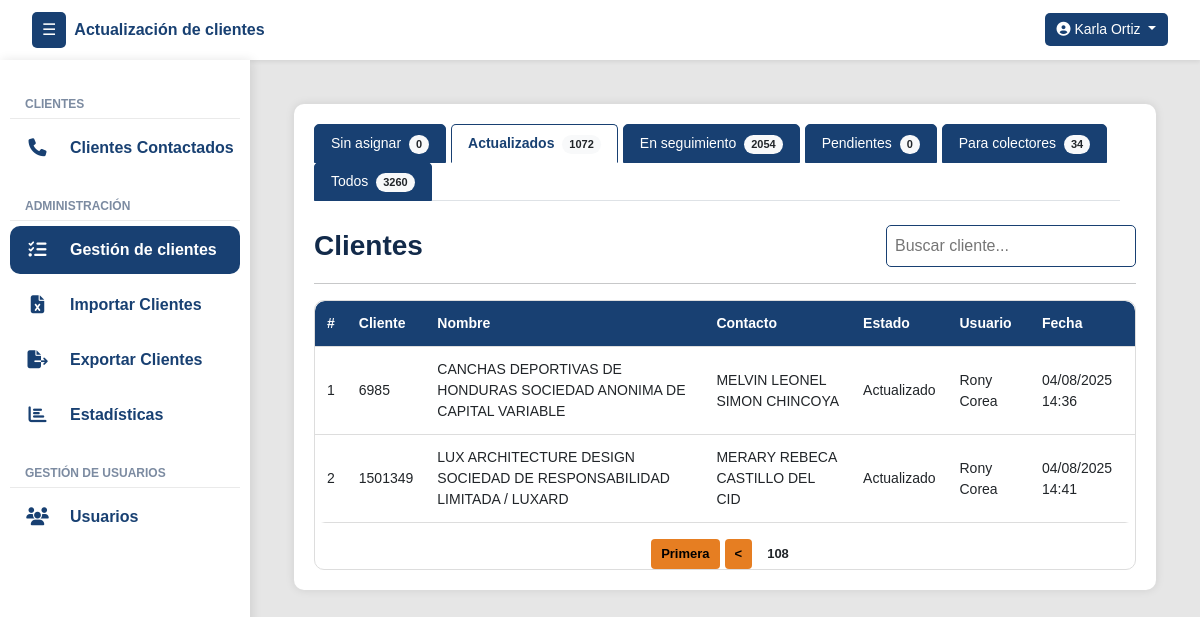
The page /gestion/actualizados/?actualizados=108 (signed in) on the database as committed earlier.
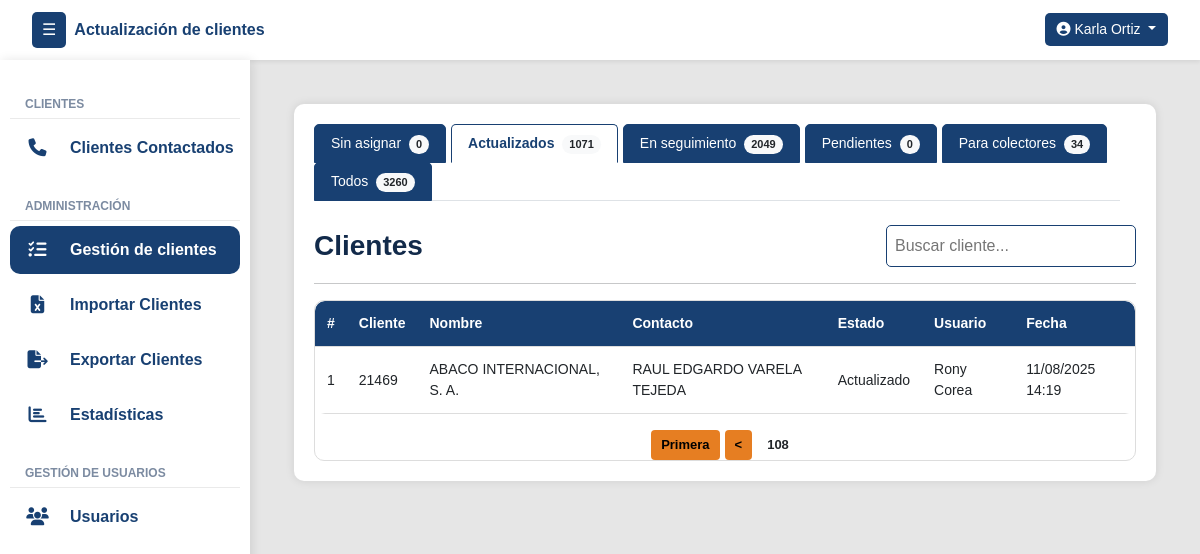
The same page on the database as committed later.
### clientes/models.py (models this page shows, shortened)
class Cliente(models.Model):
    numero_cliente = models.CharField(max_length=50, unique=True)
    nombre_cliente = models.CharField(max_length=255)
    contacto_cliente = models.CharField(max_length=255)
    contacto_cargo = models.CharField(max_length=100, null=True, blank=True)
    telefono_cliente = models.CharField(max_length=50, null=True, blank=True)
    telefono_dos = models.CharField(max_length=50, null=True, blank=True)
    direccion = models.CharField(max_length=255, null=True, blank=True)
    correo = models.CharField(max_length=254, null=True, blank=True)
    estado_actual = models.ForeignKey(EstadoReporte, on_delete=models.SET_NULL, null=True, blank=True, default=1)
    asignado_inicial = models.ForeignKey(User, on_delete=models.SET_NULL, null=True, blank=True, related_name='clientes_asignados_inicialmente')
    asignado_usuario = models.ForeignKey(User, on_delete=models.SET_NULL, null=True, blank=True, related_name='clientes_asignados')
    veces_contactado = models.PositiveIntegerField(default=0)
    sin_contestar = models.PositiveIntegerField(default=0)
    formulario_sin_contestar = models.PositiveIntegerField(default=0)
    ultima_llamada_no_contesto = models.DateTimeField(null=True, blank=True)
    ultimo_envio_formulario = models.DateTimeField(null=True, blank=True)

class EstadoReporte(models.Model):
    nombre = models.CharField(max_length=100, unique=True)
    creado_por = models.ForeignKey(User, on_delete=models.SET_NULL, null=True, blank=True)
    creado_en = models.DateTimeField(auto_now_add=True)
    estado = models.CharField(max_length=50, choices=[('activo', 'Activo'), ('inactivo', 'Inactivo')])
    intentos = models.PositiveIntegerField(default=0)
    genera_movimiento = models.BooleanField(default=True)

class MovimientoEstado(models.Model):
    cliente = models.ForeignKey(Cliente, on_delete=models.CASCADE, related_name='movimientos')
    estado = models.ForeignKey(EstadoReporte, on_delete=models.SET_NULL, null=True)
    actualizado_por = models.ForeignKey(User, on_delete=models.SET_NULL, null=True)
    actualizado_por_admin = models.ForeignKey(User, on_delete=models.SET_NULL, null=True, blank=True, related_name='movimientos_admin')
    fecha_hora = models.DateTimeField(auto_now_add=True)

### clientes/views.py (the view)
# urls.py: path('gestion/actualizados/', vistasClientes.clientes_actualizados_view, name='clientes_actualizados_gestion'),
@login_required
def clientes_actualizados_view(request):
    usuario = request.user
    if not usuario.groups.filter(name__in=["super_admin", "admin_group"]).exists():
        messages.error(request, "Acceso no permitido.")
        return redirect("login")
    hoy = timezone.localdate()
    search_query = request.GET.get("q", "").strip()
    estado_actualizado = EstadoReporte.objects.filter(nombre__iexact="actualizado").first()
    clientes_qs_base = Cliente.objects.filter(
        estado_actual=estado_actualizado,
        movimientos__estado=estado_actualizado
    ).distinct().prefetch_related('movimientos')
    if search_query:
        clientes_qs_base = clientes_qs_base.filter(
            Q(nombre_cliente__icontains=search_query) |
            Q(numero_cliente__icontains=search_query) |
            Q(contacto_cliente__icontains=search_query)
        )
    clientes = paginar_queryset(request, clientes_qs_base, "actualizados")
    estado_pendiente = EstadoReporte.objects.filter(nombre__iexact="pendiente").first()
    estado_no_contesto = EstadoReporte.objects.filter(nombre__iexact="no contestó").first()
    clientes_seguimiento_qs = Cliente.objects.filter(
        estado_actual__in=EstadoReporte.objects.filter(
            genera_movimiento=False
        ).exclude(nombre__iexact="pendiente")
    )
    primer_movimiento_qs = MovimientoEstado.objects.filter(cliente=OuterRef('pk')).order_by('fecha_hora')
    primer_movimiento_estado = Subquery(primer_movimiento_qs.values('estado__nombre')[:1])
    clientes_sin_actualizar_qs = Cliente.objects.annotate(
        primer_estado_nombre=primer_movimiento_estado
    ).filter(
        Q(estado_actual__nombre__iexact="actualizado") & ~Q(primer_estado_nombre__iexact="actualizado")
    )
    actualizados_hoy_qs = Cliente.objects.filter(
        estado_actual__nombre__iexact="actualizado",
        movimientos__estado__nombre__iexact="actualizado",
        movimientos__fecha_hora__date=hoy
    ).distinct()
    clientes_sin_actualizar_hoy_qs = Cliente.objects.annotate(
        primer_estado_nombre=primer_movimiento_estado
    ).filter(
        Q(movimientos__fecha_hora__date=hoy),
        Q(estado_actual__nombre__iexact="actualizado") & ~Q(primer_estado_nombre__iexact="actualizado")
    ).distinct()
    return render(request, 'gestion/gestion.html', {
        "clientes_actualizados": clientes,
        "view_type": "actualizados",
        "search_query": search_query,
        "count_actualizados": clientes_qs_base.count(),
        "count_pendientes": Cliente.objects.filter(estado_actual=estado_pendiente).count(),
        "count_seguimiento": clientes_seguimiento_qs.count(),
        "count_no_contesto": Cliente.objects.filter(estado_actual=estado_no_contesto).count(),
        "count_sin_actualizar": clientes_sin_actualizar_qs.count(),
        "count_actualizados_hoy": actualizados_hoy_qs.count() + clientes_sin_actualizar_hoy_qs.count(),
        "count_sin_asignar": Cliente.objects.filter(asignado_usuario__isnull=True).count(),
        "count_todos": Cliente.objects.count(),
        "count_colectores": Cliente.objects.filter(estado_actual__nombre__iexact="por localizar").count(),
    })

### UpdateTracker/templatetags/group_filters.py (called while the page is built)
@register.filter(name='has_group')
def has_group(user, group_name):
    return user.groups.filter(name=group_name).exists()

### clientes/views.py (called while the page is built)
def paginar_queryset(request, queryset, param, por_pagina=10):
    paginator = Paginator(queryset, por_pagina)
    pagina = request.GET.get(param)
    return paginator.get_page(pagina)

### templates/gestion/gestion.html (shortened to what the changed rows need)
{% extends 'layout/layout.html' %}
{% block content %}
<div class="container">
    <ul class="nav nav-tabs flex-grow-1 me-3" id="clienteTabs" role="tablist">
        <li class="nav-item" role="presentation">
            <a class="nav-link {% if view_type == 'actualizados' %}active{% endif %}" id="actualizados-tab" href="{% url 'clientes_actualizados_gestion' %}" role="tab" aria-controls="actualizados" aria-selected="false">
                Actualizados <span class="badge rounded-pill bg-light text-dark ms-1" id="countActualizados">{{ count_actualizados }}</span>
            </a>
        </li>
        <li class="nav-item" role="presentation">
            <a class="nav-link {% if view_type == 'seguimiento' %}active{% endif %}" id="seguimiento-tab" href="{% url 'clientes_seguimiento_gestion' %}" role="tab" aria-controls="seguimiento" aria-selected="false">
                En seguimiento <span class="badge rounded-pill bg-light text-dark ms-1" id="countSeguimiento">{{ count_seguimiento }}</span>
            </a>
        </li>
    </ul>
    <div class="tab-content mt-4" id="clienteTabsContent">
        {% if view_type == 'sin_asignar' %}
        <div class="tab-pane fade show active" id="sin-asignar" role="tabpanel" aria-labelledby="sin-asignar-tab">
            <div class="d-flex justify-content-between align-items-center mb-3">
                <h3 class="mb-0">Clientes</h3>
                <div class="d-flex" style="gap: 10px;">
                    <form method="get" class="d-flex" style="gap: 10px;">
                        <input type="text" name="q" class="search-box"
                               placeholder="Buscar cliente..."
                               value="{{ search_query|default:'' }}"
                               autocomplete="off">
                        <input type="hidden" name="sin_asignar" value="{{ clientes_sin_asignar.number }}">
                    </form>
                    <button class="btn btn-asignar"
                            data-bs-toggle="modal"
                            data-bs-target="#modalDesasignarPorCantidad"
                            title="Desasignar clientes por lotes">
                        <i class="bi bi-person-dash-fill"></i> Desasignar
                    </button>
                    <button class="btn btn-asignar"
                            data-bs-toggle="modal"
                            data-bs-target="#modalAsignarPorCantidad"
                            title="Asignar clientes por lotes">
                        <i class="bi bi-person-lines-fill"></i> Asignar
                    </button>
                </div>
            </div>
            <hr>
            <div class="table-responsive">
                <table class="styled-table paginable" id="clienteTable">
                    <thead>
                        <tr>
                            <th>#</th>
                            <th>Cliente</th>
                            <th>Nombre</th>
                            <th>Contacto</th>
                            <th>Estado</th>
                            <th>Asignar</th>
                        </tr>
                    </thead>
                    <tbody>
                        {% for cliente in clientes_sin_asignar %}
                        <tr>
                            <td>{{ forloop.counter }}</td>
                            <td>{{ cliente.numero_cliente }}</td>
                            <td>{{ cliente.nombre_cliente }}</td>
                            <td>{{ cliente.contacto_cliente }}</td>
                            <td>{{ cliente.estado_actual.nombre }}</td>
                            <td>
                                <div class="text-center">
                                    <button class="btn btn-sm btn-asignar"
                                            data-bs-toggle="modal"
                                            data-bs-target="#modalAsignarCliente"
                                            onclick="abrirModalAsignarCliente('{{ cliente.id }}', '{{ cliente.nombre_cliente }}')"
                                            title="Asignar cliente">
                                        <i class="bi bi-person-plus-fill"></i>
                                    </button>
                                </div>
                            </td>
                        </tr>
                        {% empty %}
                            <tr>
                                <td colspan="7" class="text-center">No hay clientes sin asignar.</td>
                            </tr>
                        {% endfor %}
                    </tbody>
                </table>
                {% if clientes_sin_asignar.has_other_pages %}
                <div class="pagination mt-3">
                    {% if clientes_sin_asignar.number > 1 %}
                        <a href="?sin_asignar=1{% if search_query %}&q={{ search_query }}{% endif %}" class="btn btn-sm btn-reportar">Primera</a>
                        <a href="?sin_asignar={{ clientes_sin_asignar.previous_page_number }}{% if search_query %}&q={{ search_query }}{% endif %}" class="btn btn-sm btn-reportar">&lt;</a>
                    {% endif %}
                    <span class="btn btn-sm btn-reportar active">{{ clientes_sin_asignar.number }}</span>
                    {% if clientes_sin_asignar.number < clientes_sin_asignar.paginator.num_pages %}
                        <a href="?sin_asignar={{ clientes_sin_asignar.next_page_number }}{% if search_query %}&q={{ search_query }}{% endif %}" class="btn btn-sm btn-reportar">&gt;</a>
                        <a href="?sin_asignar={{ clientes_sin_asignar.paginator.num_pages }}{% if search_query %}&q={{ search_query }}{% endif %}" class="btn btn-sm btn-reportar">Última</a>
                    {% endif %}
                </div>
                {% endif %}
            </div>
        </div>
        {% elif view_type == 'actualizados' %}
        <div class="tab-pane fade show active" id="actualizados" role="tabpanel" aria-labelledby="actualizados-tab">
            <div class="table-responsive">
                <table class="styled-table paginable" id="tablaActualizados">
                    <thead>
                        <tr>
                            <th>#</th>
                            <th>Cliente</th>
                            <th>Nombre</th>
                            <th>Contacto</th>
                            <th>Estado</th>
                            <th>Usuario</th>
                            <th>Fecha</th>
                        </tr>
                    </thead>
                    <tbody>
                        {% for cliente in clientes_actualizados %}
                            {% with cliente.movimientos.all|dictsortreversed:"fecha_hora"|first as movimiento %}
                                <tr>
                                    <td>{{ forloop.counter }}</td>
                                    <td>{{ cliente.numero_cliente }}</td>
                                    <td>{{ cliente.nombre_cliente }}</td>
                                    <td>{{ cliente.contacto_cliente }}</td>
                                    <td>{{ cliente.estado_actual.nombre|default:"-" }}</td>
                                    <td>
                                        {% if movimiento %}
                                            {{ movimiento.actualizado_por.get_full_name }}
                                        {% else %}
                                            -
                                        {% endif %}
                                    </td>
                                    <td>
                                        {% if movimiento and movimiento.fecha_hora %}
                                            {{ movimiento.fecha_hora|date:"d/m/Y H:i" }}
                                        {% else %}
                                            -
                                        {% endif %}
                                    </td>
                                </tr>
                            {% endwith %}
                        {% empty %}
                            <tr>
                                <td colspan="7" class="text-center">No hay clientes actualizados.</td>
                            </tr>
                        {% endfor %}
                    </tbody>
                </table>
            </div>
        </div>
        {% endif %}
    </div>
</div>
{% endblock %}

Rows that differ between the two databases and show on the page:
no longer on this page (row unchanged): Cliente: numero_cliente "6985", nombre_cliente "CANCHAS DEPORTIVAS DE HONDURAS SOCIEDAD ANONIMA DE CAPITAL VARIABLE", contacto_cliente "MELVIN LEONEL SIMON CHINCOYA", estado_actual.nombre "Actualizado"
no longer on this page (row unchanged): MovimientoEstado: actualizado_por.get_full_name "Rony Corea", fecha_hora "04/08/2025 14:36"
no longer on this page (row unchanged): Cliente: numero_cliente "1501349", nombre_cliente "LUX ARCHITECTURE DESIGN SOCIEDAD DE RESPONSABILIDAD LIMITADA / LUXARD", contacto_cliente "MERARY REBECA CASTILLO DEL CID", estado_actual.nombre "Actualizado"
no longer on this page (row unchanged): MovimientoEstado: actualizado_por.get_full_name "Rony Corea", fecha_hora "04/08/2025 14:41"
now on this page (row edited): Cliente: numero_cliente "21469", nombre_cliente "ABACO INTERNACIONAL, S. A.", contacto_cliente "RAUL EDGARDO VARELA TEJEDA", estado_actual.nombre "Actualizado"
added MovimientoEstado: actualizado_por.get_full_name "Rony Corea", fecha_hora "11/08/2025 14:19"
Other text that changed with them:
{{ count_actualizados }}: "1072" → "1071"
{{ count_seguimiento }}: "2054" → "2049"
